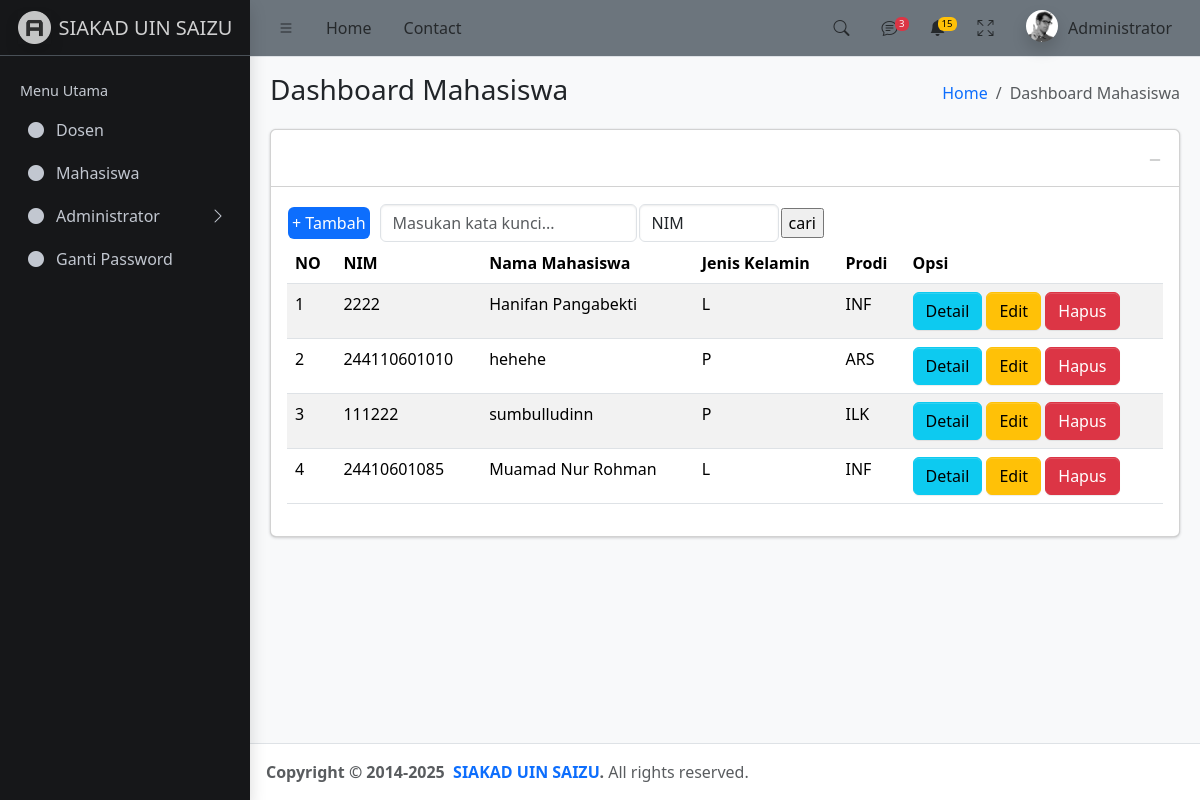
Page /Admin/?p=mahasiswa (signed in) on the committed database.
### tables this page shows
CREATE TABLE `mahasiswa` (
  `id` int NOT NULL,
  `NIM` varchar(12) NOT NULL,
  `prodi` int NOT NULL,
  `nama` varchar(50) NOT NULL,
  `gender` enum('P','L') NOT NULL,
  `alamat` varchar(255) NOT NULL,
  `waktu` datetime NOT NULL
);

### Admin/mahasiswa.php (the view, shortened to what this page needs)
<?php
require_once "../config.php";
$keyword = $_POST['keyword'] ?? '';
$category = $_POST['category'] ?? '';
$sql = "select * from mahasiswa";
$data = $db->query($sql);
$jumlah_data = $data->num_rows;
?>
<main class="app-main">
  <div class="app-content-header">
    <div class="container-fluid">
      <div class="row">
        <div class="col-sm-6">
          <h3 class="mb-0">Dashboard Mahasiswa</h3>
        </div>
        <div class="col-sm-6">
          <ol class="breadcrumb float-sm-end">
            <li class="breadcrumb-item"><a href="#">Home</a></li>
            <li class="breadcrumb-item active" aria-current="page">Dashboard Mahasiswa</li>
          </ol>
        </div>
      </div>
    </div>
  </div>
  <div class="app-content">
    <div class="container-fluid">
      <div class="row">
        <div class="col-12">
          <div class="card">
            <div class="card-header">
              <div class="card-tools">
                <button type="button" class="btn btn-tool" data-lte-toggle="card-collapse">
                  <i data-lte-icon="collapse" class="bi bi-dash-lg"></i>
                </button>
              </div>
            </div>
            <div class="card-body">
              <div class="row">
                <div class="col-lg-12 col-md-12 col-sm-12">
                  <div class="table-responsive">
                    <form action="#" method="post">
                      <table>
                        <tr>
                          <td>
                            <a href="./?p=tambahMhs">
                              <div class="bg-primary d-inline-block p-1 rounded-2 text-white cursor-pointer">
                                + Tambah
                              </div>
                            </a>
                          </td>
                          <td width="8"></td>
                          <td><input type="text" placeholder="Masukan kata kunci..." class="form-control w-100" name="keyword" style="width: 200px;" value="<?= $keyword ?>"></td>
                          <td>
                            <select name="category" class="form-control w-100">
                              <option value="NIM" <?php if ($category == "NIM") echo "selected" ?>>NIM</option>
                            </select>
                          </td>
                          <td><input type="submit" value="cari" name="tombol-cari"></td>
                        </tr>
                      </table>
                      <table class="table table-striped table-hover">
                        <thead>
                          <tr>
                            <th>NO</th>
                            <th>NIM</th>
                            <th>Nama Mahasiswa</th>
                            <th>Jenis Kelamin</th>
                            <th>Prodi</th>
                            <th>Opsi</th>
                          </tr>
                        </thead>
                        <tbody>
                          <?php
                          $nomor = 0;
                          if ($jumlah_data > 0) {
                            foreach ($data as $d) {
                              $nomor++;
                              if ($d['prodi'] == 1) {
                                $prodi = "INF";
                              } elseif ($d['prodi'] == 2) {
                                $prodi = "ARS";
                              } elseif ($d['prodi'] == 3) {
                                $prodi = "ILK";
                              } else {
                                $prodi = "Prodi Tidak Diketahui";
                              }
                              echo "<tr>
                                      <td>$nomor</td>
                                      <td>$d[NIM]</td>
                                      <td>$d[nama]</td>
                                      <td>$d[gender]</td>
                                      <td>$prodi</td>
                                      <td>
                                        <a href='./?p=detailMahasiswa&id=$d[id]' class='btn btn-xs btn-info'>Detail</a>
                                        <a href='./?p=editMahasiswa&id=$d[id]' class='btn btn-xs btn-warning'>Edit</a>
                                        <a href='./?p=hapusMahasiswa&id=$d[id]' class='btn btn-xs btn-danger' onclick=\"return confirm('apakah data akan dihapus?')\">Hapus</a>
                                      </td>
                                    </tr>";
                            }
                          } else {
                            echo "<tr><td colspan='6' style='text-align:center;color:gray;'>Tidak ada data yang sesuai</td></tr>";
                          }
                          ?>
                        </tbody>
                      </table>
                    </form>
                  </div>
                </div>
              </div>
            </div>
          </div>
        </div>
      </div>
    </div>
  </div>
</main>

### Admin/index.php (shortened to what this page needs)
<!doctype html>
<html lang="en">
  <head>
    <link
      rel="stylesheet"
      href="https://cdn.jsdelivr.net/npm/@fontsource/source-sans-3@5.0.12/index.css"
      media="print"
      onload="this.media='all'"
    />
    <link
      rel="stylesheet"
      href="https://cdn.jsdelivr.net/npm/overlayscrollbars@2.11.0/styles/overlayscrollbars.min.css"
    />
    <link
      rel="stylesheet"
      href="https://cdn.jsdelivr.net/npm/bootstrap-icons@1.13.1/font/bootstrap-icons.min.css"
    />
    <link rel="stylesheet" href="../assets/css/adminlte.css" />
  </head>
  <body class="sidebar-expand-lg sidebar-open bg-body-tertiary">
    <div class="app-wrapper">
      <nav class="app-header navbar navbar-expand bg-secondary">
        <div class="container-fluid">
          <ul class="navbar-nav">
            <li class="nav-item">
              <a class="nav-link" data-lte-toggle="sidebar" href="#" role="button">
                <i class="bi bi-list"></i>
              </a>
            </li>
            <li class="nav-item d-none d-md-block"><a href="#" class="nav-link">Home</a></li>
            <li class="nav-item d-none d-md-block"><a href="#" class="nav-link">Contact</a></li>
          </ul>
          <ul class="navbar-nav ms-auto">
            <li class="nav-item">
              <a class="nav-link" data-widget="navbar-search" href="#" role="button">
                <i class="bi bi-search"></i>
              </a>
            </li>
            <li class="nav-item dropdown">
              <a class="nav-link" data-bs-toggle="dropdown" href="#">
                <i class="bi bi-chat-text"></i>
                <span class="navbar-badge badge text-bg-danger">3</span>
              </a>
            </li>
            <li class="nav-item dropdown">
              <a class="nav-link" data-bs-toggle="dropdown" href="#">
                <i class="bi bi-bell-fill"></i>
                <span class="navbar-badge badge text-bg-warning">15</span>
              </a>
            </li>
            <li class="nav-item">
              <a class="nav-link" href="#" data-lte-toggle="fullscreen">
                <i data-lte-icon="maximize" class="bi bi-arrows-fullscreen"></i>
              </a>
            </li>
            <li class="nav-item dropdown user-menu">
              <a href="#" class="nav-link dropdown-toggle" data-bs-toggle="dropdown">
                <img
                  src="../assets/img/user2-160x160.jpg"
                  class="user-image rounded-circle shadow"
                  alt="User Image"
                />
                <span class="d-none d-md-inline">Administrator</span>
              </a>
            </li>
          </ul>
        </div>
      </nav>
      <aside class="app-sidebar bg-secondary-subtle shadow" data-bs-theme="dark">
        <div class="sidebar-brand">
          <a href="./?p=dashboard.php" class="brand-link">
            <img
              src="../assets/img/AdminLTELogo.png"
              alt="AdminLTE Logo"
              class="brand-image opacity-75 shadow"
            />
            <span class="brand-text fw-light">SIAKAD UIN SAIZU</span>
          </a>
        </div>
        <div class="sidebar-wrapper">
          <nav class="mt-2">
            <ul
              class="nav sidebar-menu flex-column"
              data-lte-toggle="treeview"
              role="menu"
              data-accordion="false"
            >
              <li class="nav-header">Menu Utama</li>
              <li class="nav-item">
                <a href="./?p=dosen" class="nav-link">
                  <i class="nav-icon bi bi-circle-fill"></i>
                  <p>Dosen</p>
                </a>
              </li>
              <li class="nav-item">
                <a href="./?p=mahasiswa" class="nav-link">
                  <i class="nav-icon bi bi-circle-fill"></i>
                  <p>Mahasiswa</p>
                </a>
              </li>
              <li class="nav-item">
                <a href="#" class="nav-link">
                  <i class="nav-icon bi bi-circle-fill"></i>
                  <p>
                    Administrator
                  </p>
                </a>
              </li>
              <li class="nav-item">
                <a href="./?p=gantiPW" class="nav-link">
                  <i class="nav-icon bi bi-circle-fill"></i>
                  <p>Ganti Password</p>
                </a>
              </li>
            </ul>
          </nav>
        </div>
      </aside>
      <?php require_once('route.php'); ?>
      <footer class="app-footer">
        <strong>
          Copyright &copy; 2014-2025&nbsp;
          <a href="https://adminlte.io" class="text-decoration-none">SIAKAD UIN SAIZU</a>.
        </strong>
        All rights reserved.
      </footer>
    </div>
  </body>
</html>

### Admin/route.php (shortened to what this page needs)
<?php
$p=$_GET['p'];
switch ($p) {
    case 'mahasiswa':
        require_once "mahasiswa.php";
        break;
    }
?>

### rows in the picture
mahasiswa: NIM "2222", nama "Hanifan Pangabekti", gender "L", prodi "INF"
mahasiswa: NIM "244110601010", nama "hehehe", gender "P", prodi "ARS"
mahasiswa: NIM "111222", nama "sumbulludinn", gender "P", prodi "ILK"
mahasiswa: NIM "24410601085", nama "Muamad Nur Rohman", gender "L", prodi "INF"
